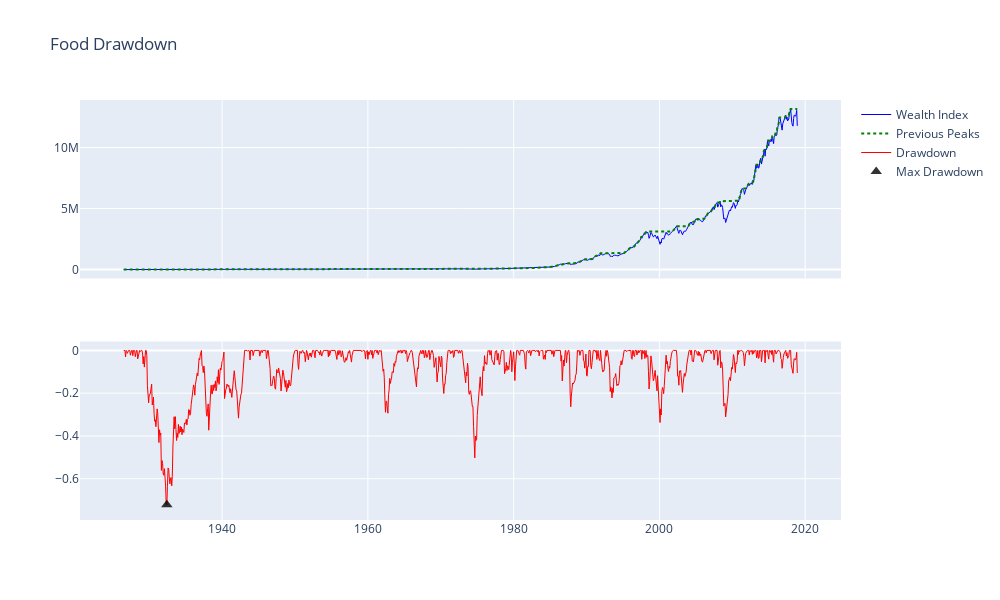

Notebook source saved alongside this figure:
### Markdown cell above
#### Drawdowns

### Code cell
food_drawdown = erk.drawdown(df_ind['Food'], capital_inicial=1000)
erk.plot_drawdowns(food_drawdown, title='Food Drawdown')

### Figure 1 — Plotly figure (JSON) as saved in the notebook; plotly's stock layout.template omitted (floating-point values rounded to 4 significant figures; data arrays with more than 128 entries replaced by an {"elided": "..."} marker saying what was removed)
{"data": [{"hovertemplate": "%{y:.5f}", "line": {"color": "blue", "width": 1}, "mode": "lines", "name": "Wealth Index", "type": "scatter", "x": {"elided": "1110 str values"}, "xaxis": "x", "y": {"elided": "1110 float values"}, "yaxis": "y"}, {"hovertemplate": "%{y:.5f}", "line": {"color": "green", "dash": "dot", "width": 2}, "mode": "lines", "name": "Previous Peaks", "type": "scatter", "x": {"elided": "1110 str values"}, "xaxis": "x", "y": {"elided": "1110 float values"}, "yaxis": "y"}, {"hovertemplate": "%{y:.5f}", "line": {"color": "red", "width": 1}, "mode": "lines", "name": "Drawdown", "type": "scatter", "x": {"elided": "1110 str values"}, "xaxis": "x2", "y": {"elided": "1110 float values"}, "yaxis": "y2"}, {"hovertemplate": "%{y:.5f}", "marker": {"color": "black", "opacity": 0.8, "size": 10, "symbol": "triangle-up"}, "mode": "markers", "name": "Max Drawdown", "type": "scatter", "x": {"elided": "1110 str values"}, "xaxis": "x2", "y": {"elided": "1110 float values"}, "yaxis": "y2"}], "layout": {"height": 600, "hoverdistance": 200, "hovermode": "x unified", "spikedistance": 200, "title": {"text": "Food Drawdown"}, "transition": {"duration": 500}, "width": 1000, "xaxis": {"anchor": "y", "domain": [0, 1], "matches": "x2", "showspikes": true, "showticklabels": false, "spikecolor": "#999999", "spikemode": "across", "spikethickness": 2}, "xaxis2": {"anchor": "y2", "domain": [0, 1], "showspikes": true, "spikecolor": "#999999", "spikemode": "across", "spikethickness": 2}, "yaxis": {"anchor": "x", "domain": [0.575, 1], "tickprefix": ""}, "yaxis2": {"anchor": "x2", "domain": [0, 0.425], "tickprefix": ""}}}
